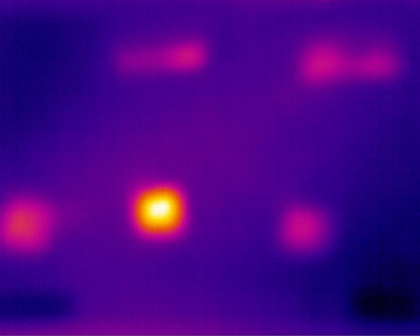
%> input picture IRsegment/o1.jpg, 420 x 336 px, shrunk from 984 x 788 before the run
$ octave segmethods.m   (GNU Octave 9; MATLAB toolbox functions it lacks are replaced by stand-ins)
%> lines starting %> are read from the running program, lines starting %| are printed output that depends on the picture; in (x1, y1, x2, y2) boxes, pixels count from 0 and x2, y2 are one past the last pixel; in counts of white or black regions, pixels touching at a corner belong together; the program's own positions count from 1
%% Global threshold segmentation

count=0;
f=imread('/Users/zhangtianjie/Documents/MATLAB/IRsegment/o1.jpg');
%> f is the input picture: size 336x420x3 uint8; mean R, G, B 71.8, 2.9, 133.7
T=mean2(f);
%> T = 69.48
done=false;
while ~done
    count=count+1;
    g=f>T;
    Tnext=0.5*(mean(f(g))+mean(f(~g)));
    done=abs(T-Tnext)<0.5;
end
%> this loop made 1 pass
%> (Tnext, done) on pass 1: (69.7, true)
%> pass 1, `g=f>T;`:
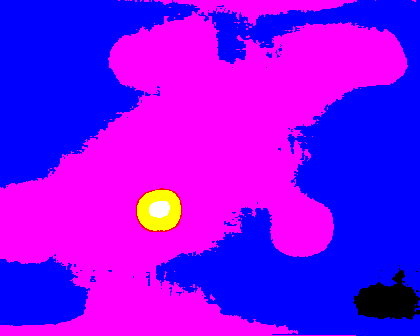
%> g: size 336x420x3 logical; mean R, G, B 0.508, 0.0105, 0.976
%> after the loop, count = 1

g=im2bw(f,T/255);
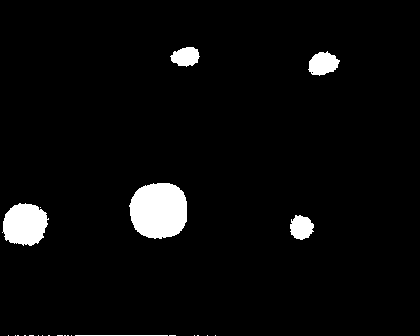
%> g: size 336x420 logical; 4.1% white; 24 white regions (18 under 20 px), largest, box (x1, y1, x2, y2) and area: (129, 183, 187, 239) 2661, (2, 203, 49, 246) 1511, (308, 51, 340, 76) 543, (290, 215, 314, 240) 444, (170, 47, 200, 67) 427, (75, 335, 168, 336) 93
imshow(f);
figure,imhist(f);
%> after `imhist(f)`:
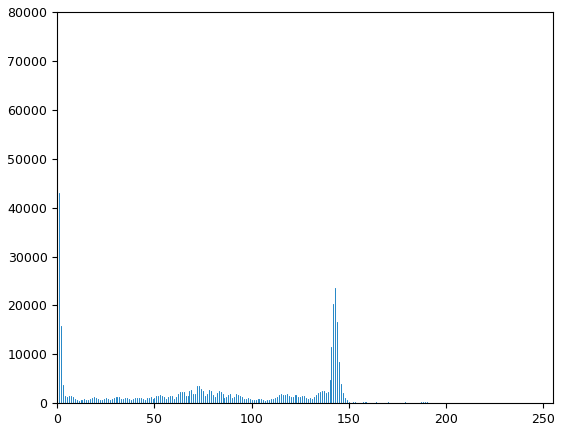
%> figure redrawn from the program's plot data; highest point at x = 0, y = 73611
figure,imshow(g);
imwrite(g,'/Users/zhangtianjie/Documents/MATLAB/IRsegment/Global_threshold.jpg');

%% Local Dynamic Threshold Segmentation
original_image=imread('/Users/zhangtianjie/Documents/MATLAB/IRsegment/o1.jpg'); % read the image
gray_image=rgb2gray(original_image);
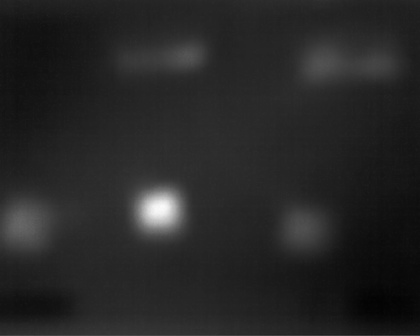
%> gray_image: size 336x420 uint8; min 3, max 251, mean 38.4
subplot(1,2,1);
imshow(original_image);
%subplot(1,2,2);
gray_image=double(gray_image);
%> gray_image: size 336x420 double
[m,n]=size(gray_image);
%> m = 336; n = 420
result=zeros(m,n);
block_size=input('Block size='); %enter the block size
%> the answer given: 3
for i=1:block_size:m
for j=1:block_size:n
if((i+block_size)>m)&&((j+block_size)>n) %block
block=gray_image(i:end,j:end);
elseif((i+block_size)>m)&&((j+block_size)<=n)
    block=gray_image(i:end,j:j+block_size-1);
elseif((i+block_size)<=m)&&((i+block_size)>n)
block=gray_image(i:i+block_size-1,j:end);
else
block=gray_image(i:i+block_size-1,j:j+block_size-1);
end
t=mean(block(:));
t_org=t;
is_done=false;
count=0;
while ~is_done %iterative threshold
r1=find(block<=t);
r2=find(block>t);
templ=mean(block(r1));
if isnan(templ)
temp1=0;
end
temp2=mean(block(r2));
if isnan(temp2)
temp2=0;
end
t_new=(templ+temp2)/2;
is_done=abs(t_new-t)<1;
t=t_new;
count=count+1;
if count>=1000
Error ='ErrorCannot find the ideal threshold.';
return
end
end
block(r1)=255;
block(r2)=0;
if((i+block_size)>m)&&((j+block_size)>n) % merge results
result(i:end,j:end)=block;
elseif((i+block_size)>m)&&((j+block_size)<=n)
result(i:end,j:j+block_size-1)=block;
elseif((i+block_size)<=m)&&((j+block_size)>n)
result(i:i+block_size-1,j:end)=block;
else
result(i:i+block_size-1,j:j+block_size-1)=block;
end
end
end
result=uint8(result);
%figure;
subplot(1,2,2);
imshow(result);
